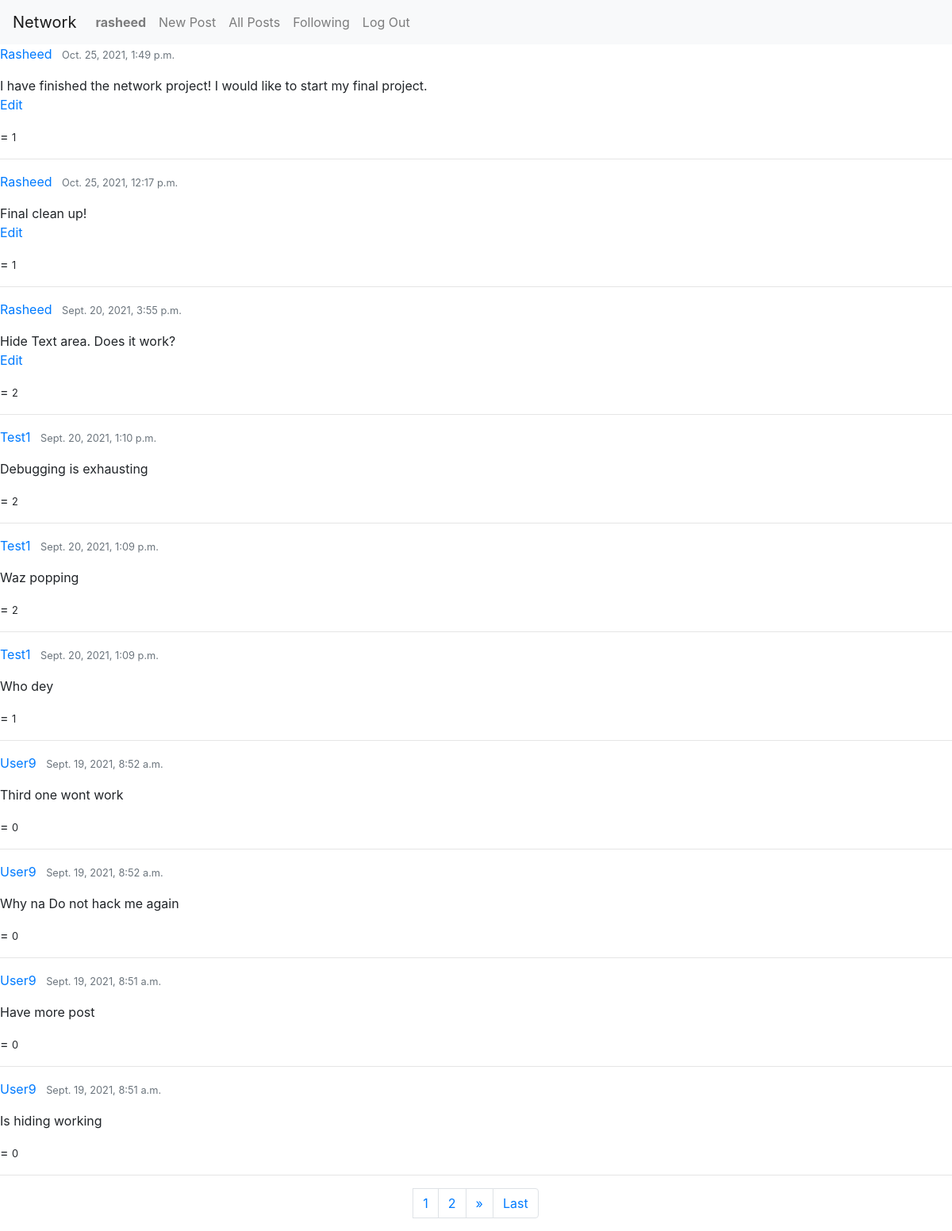
The app's page /all_posts (signed in) with its own data.
### network/models.py (models this page shows, shortened)
class User(AbstractUser):
    pass

class Post(models.Model):
    post_content = models.TextField()
    has_liked = models.BooleanField(default=False)
    user_like = models.ManyToManyField(User, blank=True, related_name='liked')
    liked_on = models.DateTimeField(auto_now=True)
    date_posted = models.DateTimeField(default=timezone.now)
    user = models.ForeignKey(User, on_delete=models.CASCADE)

### network/views.py (the view)
# urls.py: path("all_posts", views.all_posts, name="all_posts"),
@login_required(login_url='login')
@csrf_exempt
def all_posts(request):
    posts = Post.objects.all().order_by('-date_posted')
    paginator = Paginator(posts, 10) # Show 10 posts per page.
    page_number = request.GET.get('page')
    page_obj = paginator.get_page(page_number)
    return render (request, 'network/all_post.html', {
        'posts': posts,
        'page_obj': page_obj
    })

### network/templates/network/all_post.html (shortened to what this page needs)
{% extends "network/layout.html" %}
{% load static %}
{% block body %}
{% for post in page_obj.object_list %}
    <article class="media content-section">
    <div class="media-body" id="all_User_posts">
        <div class="article-metadata">
        <a class="mr-2" href="{% url 'profile' post.user %}">{{ post.user|capfirst }}</a>
        <small class="text-muted">{{ post.date_posted }}</small>
        </div>
        <p class="article-content">
            <div id="post_content{{ post.id }}">
                {{ post.post_content }}
            </div>
            {% if request.user == post.user  %}
                <a href="#" id="A{{ post.id }}" onclick="edit('{{ post.id }}')"> Edit </a>
            {% endif %}
        </p>
        <a class="article-title" href="#" onclick="umptenth('{{ post.id }}')" id="{{ post.id }}"></a>=
        <small id="like_count{{ post.id }}"> {{post.user_like.all|length}} </small>
        <hr>
    </div>
    </article>
{% endfor %}
    <nav aria-label="Page navigation example">
        <ul class="pagination justify-content-center"">
            {% for num in page_obj.paginator.page_range %}
                {% if page_obj.number == num %}
                <li class="page-item">
                    <a class="page-link" href="?page={{ num }}">{{ num }}</a>
                </li>
                {% elif num > page_obj.number|add:'-3' and num < page_obj.number|add:'3' %}
                <li class="page-item">
                    <a class="page-link" href="?page={{ num }}">{{ num }}</a>
                </li>
                {% endif %}
            {% endfor %}
            {% if page_obj.has_next %}
                <li class="page-item">
                    <a class="page-link" href="?page={{ page_obj.next_page_number }}" aria-label="Next">
                    <span aria-hidden="true">&raquo;</span>
                    </a>
                </li>
                <li class="page-item">
                    <a class="page-link" href="?page={{ page_obj.paginator.num_pages }}">Last</a>
                </li>
            {% endif %}
        </ul>
    </nav>
{% endblock %}

### network/templates/network/layout.html (shortened to what this page needs)
{% load static %}
<!DOCTYPE html>
<html lang="en">
    <head>
        <link rel="stylesheet" href="https://stackpath.bootstrapcdn.com/bootstrap/4.4.1/css/bootstrap.min.css">
        <link href="{% static 'network/styles.css' %}" rel="stylesheet">
    </head>
    <body {% block body_attrs %}{% endblock %}>
        <nav class="navbar navbar-expand-lg navbar-light bg-light">
            <a class="navbar-brand" href="{% url 'index' %}">Network</a>
            <div>
              <ul class="navbar-nav mr-auto">
                {% if user.is_authenticated %}
                    <li class="nav-item">
                        <a class="nav-link" href="{% url 'profile' user.username %}"><strong>{{ user.username }}</strong></a>
                    </li>
                    <li class="nav-item">
                        <a class="nav-link" href="{% url 'new_post' %}">New Post</a>
                    </li>
                {% endif %}
                <li class="nav-item">
                  <a class="nav-link" href="{% url 'all_posts' %}">All Posts</a>
                </li>
                {% if user.is_authenticated %}
                    <li class="nav-item">
                        <a class="nav-link" href="{% url 'following_posts' %}">Following</a>
                    </li>
                    <li class="nav-item">
                        <a class="nav-link" href="{% url 'logout' %}">Log Out</a>
                    </li>
                {% endif %}
              </ul>
            </div>
          </nav>
        <div class="body">
            {% block body %}
            {% endblock %}
        </div>
    </body>
</html>

### records on screen
User: username "rasheed"
Post: user "Rasheed", date_posted "Oct. 25, 2021, 1:49 p.m.", post_content "I have finished the network project! I would like to start my final project.", user_like.all|length "1"
Post: user "Rasheed", date_posted "Oct. 25, 2021, 12:17 p.m.", post_content "Final clean up!", user_like.all|length "1"
Post: user "Rasheed", date_posted "Sept. 20, 2021, 3:55 p.m.", post_content "Hide Text area. Does it work?", user_like.all|length "2"
Post: user "Test1", date_posted "Sept. 20, 2021, 1:10 p.m.", post_content "Debugging is exhausting", user_like.all|length "2"
Post: user "Test1", date_posted "Sept. 20, 2021, 1:09 p.m.", post_content "Waz popping", user_like.all|length "2"
Post: user "Test1", date_posted "Sept. 20, 2021, 1:09 p.m.", post_content "Who dey", user_like.all|length "1"
Post: user "User9", date_posted "Sept. 19, 2021, 8:52 a.m.", post_content "Third one wont work", user_like.all|length "0"
Post: user "User9", date_posted "Sept. 19, 2021, 8:52 a.m.", post_content "Why na Do not hack me again", user_like.all|length "0"
Post: user "User9", date_posted "Sept. 19, 2021, 8:51 a.m.", post_content "Have more post", user_like.all|length "0"
Post: user "User9", date_posted "Sept. 19, 2021, 8:51 a.m.", post_content "Is hiding working", user_like.all|length "0"

### other values on screen
{{ num }} "1"
{{ num }} "2"
